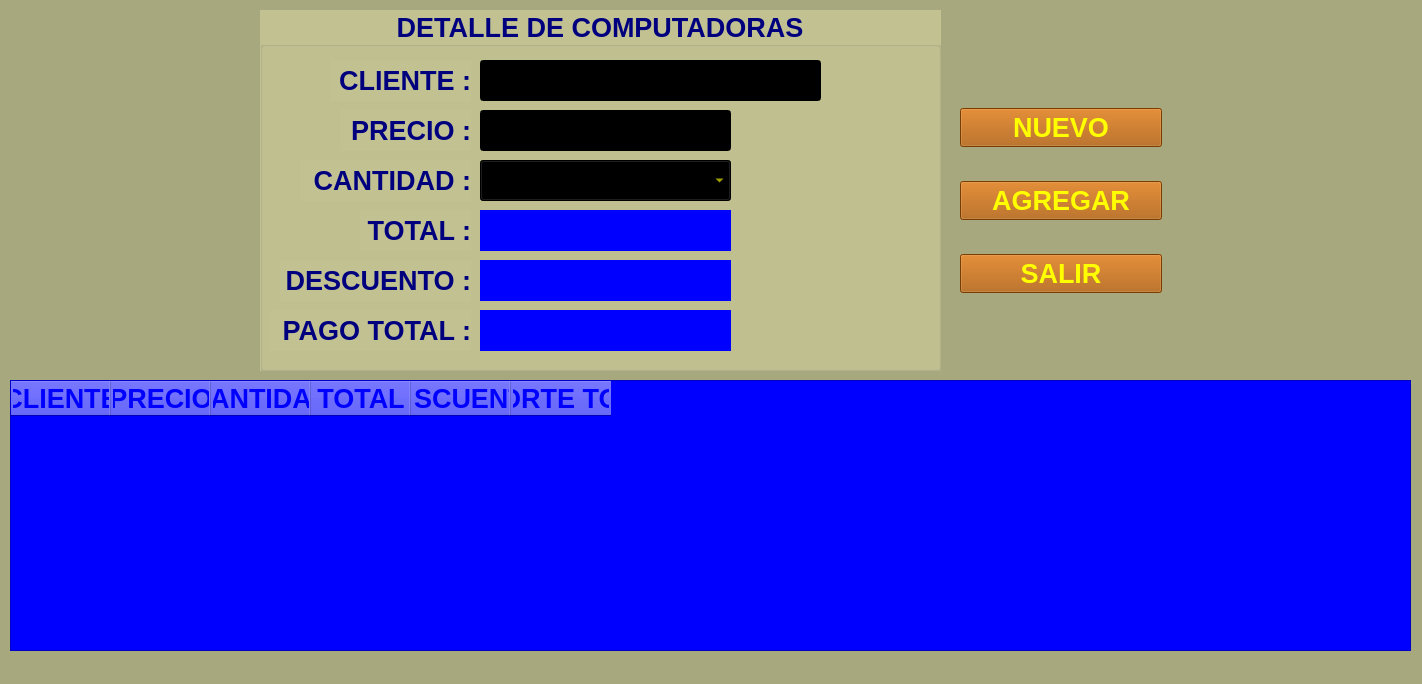
<?xml version="1.0" encoding="UTF-8"?>
<ui version="4.0">
 <class>MainWindow</class>
 <widget class="QMainWindow" name="MainWindow">
  <property name="geometry">
   <rect>
    <x>0</x>
    <y>0</y>
    <width>1422</width>
    <height>684</height>
   </rect>
  </property>
  <property name="windowTitle">
   <string>COMPUTADORAS</string>
  </property>
  <property name="styleSheet">
   <string notr="true">background-color: rgb(168, 168, 126);</string>
  </property>
  <widget class="QWidget" name="centralwidget">
   <widget class="QGroupBox" name="groupBox">
    <property name="geometry">
     <rect>
      <x>260</x>
      <y>10</y>
      <width>681</width>
      <height>361</height>
     </rect>
    </property>
    <property name="font">
     <font>
      <family>Tahoma</family>
      <pointsize>20</pointsize>
      <weight>75</weight>
      <bold>true</bold>
     </font>
    </property>
    <property name="styleSheet">
     <string notr="true">background-color: rgb(193, 193, 145);
color: rgb(0, 0, 127);</string>
    </property>
    <property name="title">
     <string>DETALLE DE COMPUTADORAS</string>
    </property>
    <property name="alignment">
     <set>Qt::AlignCenter</set>
    </property>
    <widget class="QLabel" name="label">
     <property name="geometry">
      <rect>
       <x>70</x>
       <y>50</y>
       <width>141</width>
       <height>41</height>
      </rect>
     </property>
     <property name="font">
      <font>
       <family>Tahoma</family>
       <pointsize>20</pointsize>
       <weight>75</weight>
       <bold>true</bold>
      </font>
     </property>
     <property name="text">
      <string>CLIENTE :</string>
     </property>
     <property name="alignment">
      <set>Qt::AlignRight|Qt::AlignTrailing|Qt::AlignVCenter</set>
     </property>
    </widget>
    <widget class="QLineEdit" name="tcliente">
     <property name="geometry">
      <rect>
       <x>220</x>
       <y>50</y>
       <width>341</width>
       <height>41</height>
      </rect>
     </property>
     <property name="font">
      <font>
       <family>Tahoma</family>
       <pointsize>20</pointsize>
       <weight>75</weight>
       <bold>true</bold>
      </font>
     </property>
     <property name="styleSheet">
      <string notr="true">color: rgb(255, 255, 0);
background-color: rgb(0, 0, 0);</string>
     </property>
     <property name="text">
      <string/>
     </property>
     <property name="maxLength">
      <number>40</number>
     </property>
     <property name="alignment">
      <set>Qt::AlignCenter</set>
     </property>
    </widget>
    <widget class="QLabel" name="label_2">
     <property name="geometry">
      <rect>
       <x>40</x>
       <y>150</y>
       <width>171</width>
       <height>41</height>
      </rect>
     </property>
     <property name="font">
      <font>
       <family>Tahoma</family>
       <pointsize>20</pointsize>
       <weight>75</weight>
       <bold>true</bold>
      </font>
     </property>
     <property name="text">
      <string>CANTIDAD :</string>
     </property>
     <property name="alignment">
      <set>Qt::AlignRight|Qt::AlignTrailing|Qt::AlignVCenter</set>
     </property>
    </widget>
    <widget class="QLineEdit" name="tprecio">
     <property name="geometry">
      <rect>
       <x>220</x>
       <y>100</y>
       <width>251</width>
       <height>41</height>
      </rect>
     </property>
     <property name="font">
      <font>
       <family>Tahoma</family>
       <pointsize>20</pointsize>
       <weight>75</weight>
       <bold>true</bold>
      </font>
     </property>
     <property name="styleSheet">
      <string notr="true">color: rgb(255, 255, 0);
background-color: rgb(0, 0, 0);</string>
     </property>
     <property name="text">
      <string/>
     </property>
     <property name="maxLength">
      <number>30</number>
     </property>
     <property name="alignment">
      <set>Qt::AlignCenter</set>
     </property>
    </widget>
    <widget class="QLabel" name="label_4">
     <property name="geometry">
      <rect>
       <x>80</x>
       <y>100</y>
       <width>131</width>
       <height>41</height>
      </rect>
     </property>
     <property name="font">
      <font>
       <family>Tahoma</family>
       <pointsize>20</pointsize>
       <weight>75</weight>
       <bold>true</bold>
      </font>
     </property>
     <property name="text">
      <string>PRECIO :</string>
     </property>
     <property name="alignment">
      <set>Qt::AlignRight|Qt::AlignTrailing|Qt::AlignVCenter</set>
     </property>
    </widget>
    <widget class="QComboBox" name="cbocantidad">
     <property name="geometry">
      <rect>
       <x>220</x>
       <y>150</y>
       <width>251</width>
       <height>41</height>
      </rect>
     </property>
     <property name="font">
      <font>
       <family>Tahoma</family>
       <pointsize>20</pointsize>
       <weight>75</weight>
       <bold>true</bold>
      </font>
     </property>
     <property name="styleSheet">
      <string notr="true">background-color: rgb(0, 0, 0);
color: rgb(255, 255, 0);</string>
     </property>
    </widget>
    <widget class="QLabel" name="label_3">
     <property name="geometry">
      <rect>
       <x>100</x>
       <y>200</y>
       <width>111</width>
       <height>41</height>
      </rect>
     </property>
     <property name="font">
      <font>
       <family>Tahoma</family>
       <pointsize>20</pointsize>
       <weight>75</weight>
       <bold>true</bold>
      </font>
     </property>
     <property name="text">
      <string>TOTAL :</string>
     </property>
     <property name="alignment">
      <set>Qt::AlignRight|Qt::AlignTrailing|Qt::AlignVCenter</set>
     </property>
    </widget>
    <widget class="QLabel" name="lbltotal">
     <property name="geometry">
      <rect>
       <x>220</x>
       <y>200</y>
       <width>251</width>
       <height>41</height>
      </rect>
     </property>
     <property name="font">
      <font>
       <family>Tahoma</family>
       <pointsize>20</pointsize>
       <weight>75</weight>
       <bold>true</bold>
      </font>
     </property>
     <property name="layoutDirection">
      <enum>Qt::RightToLeft</enum>
     </property>
     <property name="styleSheet">
      <string notr="true">color: rgb(255, 255, 255);
background-color: rgb(0, 0, 255);</string>
     </property>
     <property name="text">
      <string/>
     </property>
     <property name="alignment">
      <set>Qt::AlignCenter</set>
     </property>
    </widget>
    <widget class="QLabel" name="lbldescuento">
     <property name="geometry">
      <rect>
       <x>220</x>
       <y>250</y>
       <width>251</width>
       <height>41</height>
      </rect>
     </property>
     <property name="font">
      <font>
       <family>Tahoma</family>
       <pointsize>20</pointsize>
       <weight>75</weight>
       <bold>true</bold>
      </font>
     </property>
     <property name="layoutDirection">
      <enum>Qt::RightToLeft</enum>
     </property>
     <property name="styleSheet">
      <string notr="true">color: rgb(255, 255, 255);
background-color: rgb(0, 0, 255);</string>
     </property>
     <property name="text">
      <string/>
     </property>
     <property name="alignment">
      <set>Qt::AlignCenter</set>
     </property>
    </widget>
    <widget class="QLabel" name="label_5">
     <property name="geometry">
      <rect>
       <x>20</x>
       <y>250</y>
       <width>191</width>
       <height>41</height>
      </rect>
     </property>
     <property name="font">
      <font>
       <family>Tahoma</family>
       <pointsize>20</pointsize>
       <weight>75</weight>
       <bold>true</bold>
      </font>
     </property>
     <property name="text">
      <string>DESCUENTO :</string>
     </property>
     <property name="alignment">
      <set>Qt::AlignRight|Qt::AlignTrailing|Qt::AlignVCenter</set>
     </property>
    </widget>
    <widget class="QLabel" name="lblimporte">
     <property name="geometry">
      <rect>
       <x>220</x>
       <y>300</y>
       <width>251</width>
       <height>41</height>
      </rect>
     </property>
     <property name="font">
      <font>
       <family>Tahoma</family>
       <pointsize>20</pointsize>
       <weight>75</weight>
       <bold>true</bold>
      </font>
     </property>
     <property name="layoutDirection">
      <enum>Qt::RightToLeft</enum>
     </property>
     <property name="styleSheet">
      <string notr="true">color: rgb(255, 255, 255);
background-color: rgb(0, 0, 255);</string>
     </property>
     <property name="text">
      <string/>
     </property>
     <property name="alignment">
      <set>Qt::AlignCenter</set>
     </property>
    </widget>
    <widget class="QLabel" name="label_6">
     <property name="geometry">
      <rect>
       <x>10</x>
       <y>300</y>
       <width>201</width>
       <height>41</height>
      </rect>
     </property>
     <property name="font">
      <font>
       <family>Tahoma</family>
       <pointsize>20</pointsize>
       <weight>75</weight>
       <bold>true</bold>
      </font>
     </property>
     <property name="text">
      <string>PAGO TOTAL :</string>
     </property>
     <property name="alignment">
      <set>Qt::AlignRight|Qt::AlignTrailing|Qt::AlignVCenter</set>
     </property>
    </widget>
   </widget>
   <widget class="QWidget" name="verticalLayoutWidget">
    <property name="geometry">
     <rect>
      <x>960</x>
      <y>80</y>
      <width>202</width>
      <height>241</height>
     </rect>
    </property>
    <layout class="QVBoxLayout" name="verticalLayout">
     <item>
      <widget class="QPushButton" name="bnuevo">
       <property name="font">
        <font>
         <family>Tahoma</family>
         <pointsize>20</pointsize>
         <weight>75</weight>
         <bold>true</bold>
        </font>
       </property>
       <property name="styleSheet">
        <string notr="true">background-color: rgb(170, 85, 0);
color: rgb(255, 255, 0);</string>
       </property>
       <property name="text">
        <string>NUEVO</string>
       </property>
       <property name="icon">
        <iconset>
         <activeon>../Formulario01/imagenes/grabarempboleta.png</activeon>
        </iconset>
       </property>
       <property name="iconSize">
        <size>
         <width>54</width>
         <height>50</height>
        </size>
       </property>
      </widget>
     </item>
     <item>
      <widget class="QPushButton" name="bagregar">
       <property name="font">
        <font>
         <family>Tahoma</family>
         <pointsize>20</pointsize>
         <weight>75</weight>
         <bold>true</bold>
        </font>
       </property>
       <property name="styleSheet">
        <string notr="true">background-color: rgb(170, 85, 0);
color: rgb(255, 255, 0);</string>
       </property>
       <property name="text">
        <string>AGREGAR</string>
       </property>
       <property name="icon">
        <iconset>
         <activeon>../Formulario01/imagenes/actualizardoc.png</activeon>
        </iconset>
       </property>
       <property name="iconSize">
        <size>
         <width>54</width>
         <height>50</height>
        </size>
       </property>
      </widget>
     </item>
     <item>
      <widget class="QPushButton" name="bsalir">
       <property name="font">
        <font>
         <family>Tahoma</family>
         <pointsize>20</pointsize>
         <weight>75</weight>
         <bold>true</bold>
        </font>
       </property>
       <property name="styleSheet">
        <string notr="true">background-color: rgb(170, 85, 0);
color: rgb(255, 255, 0);</string>
       </property>
       <property name="text">
        <string>SALIR</string>
       </property>
       <property name="icon">
        <iconset>
         <activeon>../Formulario01/imagenes/cerrarboleta.png</activeon>
        </iconset>
       </property>
       <property name="iconSize">
        <size>
         <width>54</width>
         <height>50</height>
        </size>
       </property>
      </widget>
     </item>
    </layout>
   </widget>
   <widget class="QTableWidget" name="tbltabla">
    <property name="geometry">
     <rect>
      <x>10</x>
      <y>380</y>
      <width>1401</width>
      <height>271</height>
     </rect>
    </property>
    <property name="font">
     <font>
      <family>Tahoma</family>
      <pointsize>16</pointsize>
      <weight>75</weight>
      <bold>true</bold>
     </font>
    </property>
    <property name="styleSheet">
     <string notr="true">color: rgb(255, 255, 0);
background-color: rgb(0, 0, 255);</string>
    </property>
    <column>
     <property name="text">
      <string>CLIENTE</string>
     </property>
     <property name="font">
      <font>
       <family>Tahoma</family>
       <pointsize>20</pointsize>
       <weight>75</weight>
       <bold>true</bold>
      </font>
     </property>
     <property name="textAlignment">
      <set>AlignCenter</set>
     </property>
     <property name="foreground">
      <brush brushstyle="SolidPattern">
       <color alpha="255">
        <red>0</red>
        <green>0</green>
        <blue>255</blue>
       </color>
      </brush>
     </property>
    </column>
    <column>
     <property name="text">
      <string>PRECIO</string>
     </property>
     <property name="font">
      <font>
       <family>Tahoma</family>
       <pointsize>20</pointsize>
       <weight>75</weight>
       <bold>true</bold>
      </font>
     </property>
     <property name="textAlignment">
      <set>AlignCenter</set>
     </property>
     <property name="foreground">
      <brush brushstyle="SolidPattern">
       <color alpha="255">
        <red>0</red>
        <green>0</green>
        <blue>255</blue>
       </color>
      </brush>
     </property>
    </column>
    <column>
     <property name="text">
      <string>CANTIDAD</string>
     </property>
     <property name="font">
      <font>
       <family>Tahoma</family>
       <pointsize>20</pointsize>
       <weight>75</weight>
       <bold>true</bold>
      </font>
     </property>
     <property name="textAlignment">
      <set>AlignCenter</set>
     </property>
     <property name="foreground">
      <brush brushstyle="SolidPattern">
       <color alpha="255">
        <red>0</red>
        <green>0</green>
        <blue>255</blue>
       </color>
      </brush>
     </property>
    </column>
    <column>
     <property name="text">
      <string>TOTAL</string>
     </property>
     <property name="font">
      <font>
       <family>Tahoma</family>
       <pointsize>20</pointsize>
       <weight>75</weight>
       <bold>true</bold>
      </font>
     </property>
     <property name="textAlignment">
      <set>AlignCenter</set>
     </property>
     <property name="foreground">
      <brush brushstyle="SolidPattern">
       <color alpha="255">
        <red>0</red>
        <green>0</green>
        <blue>255</blue>
       </color>
      </brush>
     </property>
    </column>
    <column>
     <property name="text">
      <string>DESCUENTO</string>
     </property>
     <property name="font">
      <font>
       <family>Tahoma</family>
       <pointsize>20</pointsize>
       <weight>75</weight>
       <bold>true</bold>
      </font>
     </property>
     <property name="textAlignment">
      <set>AlignCenter</set>
     </property>
     <property name="foreground">
      <brush brushstyle="SolidPattern">
       <color alpha="255">
        <red>0</red>
        <green>0</green>
        <blue>255</blue>
       </color>
      </brush>
     </property>
    </column>
    <column>
     <property name="text">
      <string>IMPORTE TOTAL</string>
     </property>
     <property name="font">
      <font>
       <family>Tahoma</family>
       <pointsize>20</pointsize>
       <weight>75</weight>
       <bold>true</bold>
      </font>
     </property>
     <property name="textAlignment">
      <set>AlignCenter</set>
     </property>
     <property name="foreground">
      <brush brushstyle="SolidPattern">
       <color alpha="255">
        <red>0</red>
        <green>0</green>
        <blue>255</blue>
       </color>
      </brush>
     </property>
    </column>
   </widget>
  </widget>
  <widget class="QStatusBar" name="statusbar"/>
 </widget>
 <resources/>
 <connections/>
</ui>
